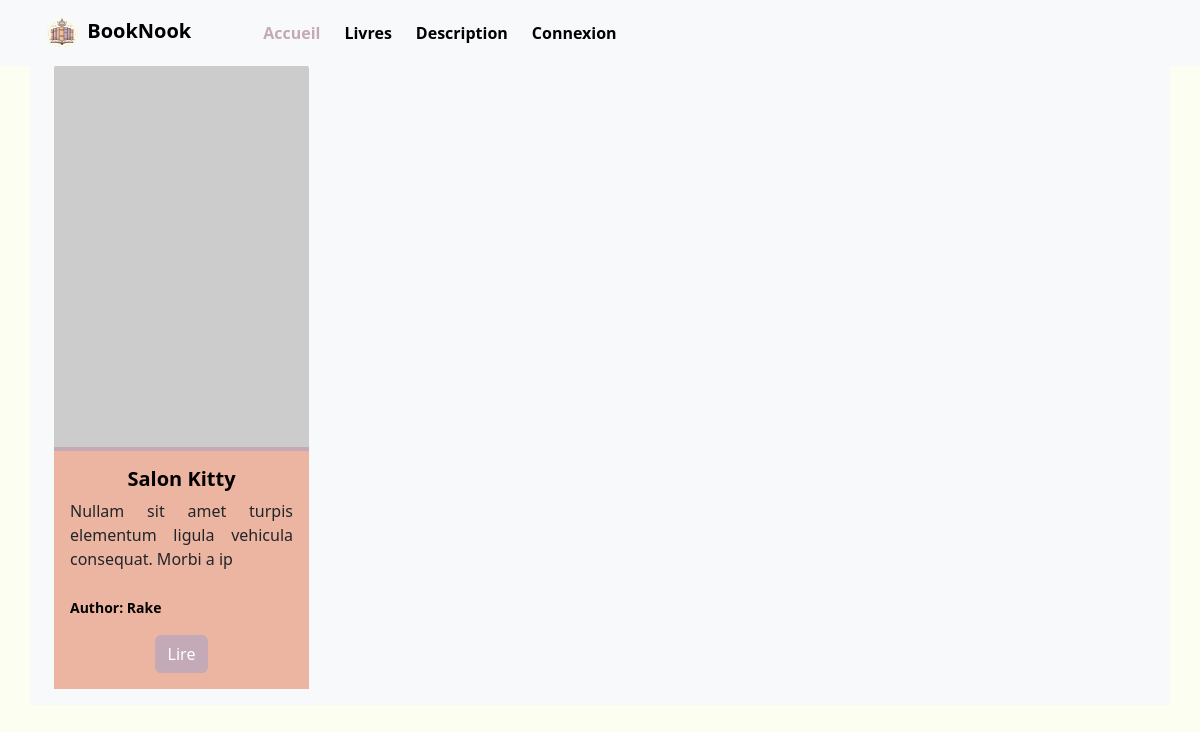
The page /app/description.php on the database its author committed.
### tables this page shows
CREATE TABLE IF NOT EXISTS `book` (
  `Id_Book` int NOT NULL AUTO_INCREMENT,
  `Title` varchar(50) DEFAULT NULL,
  `Description` varchar(70) DEFAULT NULL,
  `books_sold` int DEFAULT NULL,
  `date_pub` date DEFAULT NULL,
  `Id_Genre` int NOT NULL,
  PRIMARY KEY (`Id_Book`),
  KEY `Id_Genre` (`Id_Genre`)
);

CREATE TABLE IF NOT EXISTS `author` (
  `Id_Author` int NOT NULL AUTO_INCREMENT,
  `name` varchar(50) DEFAULT NULL,
  PRIMARY KEY (`Id_Author`)
);

### app/description.php (the view, shortened to what this page needs)
<!DOCTYPE html>
<html lang="fr">
<head>
    <link href="https://cdn.jsdelivr.net/npm/bootstrap@5.2.3/dist/css/bootstrap.min.css" rel="stylesheet"
>
    <link rel="stylesheet" href="..//CSS/styles.css">
</head>
<?php
    $dsn = "mysql:host=".DBHOST.";port=".DBPORT.";dbname=".DBNAME;
    $user = DBUSER;
    $pass = DBPASS;
    try {
        $db = new PDO(
            $dsn,
            $user,
            $pass,
            array(
                PDO::ATTR_ERRMODE => PDO::ERRMODE_EXCEPTION,
                PDO::MYSQL_ATTR_INIT_COMMAND => "SET NAMES utf8"
            )
        );
        $sql = "
            SELECT Book.Title, Book.Description, Author.name AS AuthorName
            FROM Book
            JOIN book_author ON Book.Id_Book = book_author.Id_Book
            JOIN Author ON book_author.Id_Author = Author.Id_Author
            ORDER BY Book.date_pub DESC
            LIMIT 12
        ";
        $stmt = $db->query($sql);
        $books = $stmt->fetchAll(PDO::FETCH_ASSOC);
        $book= $books[0];
    } catch (PDOException $e) {
        echo "Error: " . $e->getMessage();
    }
?>
<body>
<div class="container-lg bg-light">
        <?php
            if (file_exists(__DIR__ . '/../app/navbar.php')) {
                include_once __DIR__ . '/../app/navbar.php';
            } else {
                echo "<p>Navbar file not found.</p>";
            }
        ?>
    <div class="container-lg bg-light mt-5 pt-3">
        <main class="row">
                <div class="col-12 col-md-6 col-lg-3 d-flex align-items-stretch justify-content-center">
                    <div class="card mb-3" style="width: 18rem;">
                        <img src="https://picsum.photos/200/300?random=<?= rand(1, 1000) ?>" class="card-img-top"
                            alt="<?= htmlspecialchars($book['Title'], ENT_QUOTES, 'UTF-8') ?>">
                        <div class="card-body text-center">
                            <h5 class="card-title"><?= htmlspecialchars($book['Title'], ENT_QUOTES, 'UTF-8') ?></h5>
                            <p class="card-text" style="text-align: justify;">
                                <?= htmlspecialchars($book['Description'], ENT_QUOTES, 'UTF-8') ?>
                                <br><br>
                                <small>Author: <?= htmlspecialchars($book['AuthorName'], ENT_QUOTES, 'UTF-8') ?></small>
                            </p>
                            <a href="#" class="btn btn-primary">Lire</a>
                        </div>
                    </div>
                </div>
        </main>
    </div>
</div>
</body>
</html>

### CSS/styles.css (style rules this page uses)
body { background-color: #FCFEF1; }
.card { background-color: #EDC5A2; border: none; }
.card-img-top { border-bottom: 4px solid #C4AAB7; }
.card-body { background-color: #ECB5A1; }
.card-title, .card-text small { color: #000; font-weight: bold; }
.btn-primary { background-color: #C4AAB7; border-color: #C4AAB7; }

### rows shown on the page
book: Title "Salon Kitty", Description "Nullam sit amet turpis elementum ligula vehicula consequat. Morbi a ip"
author: name "Rake"
